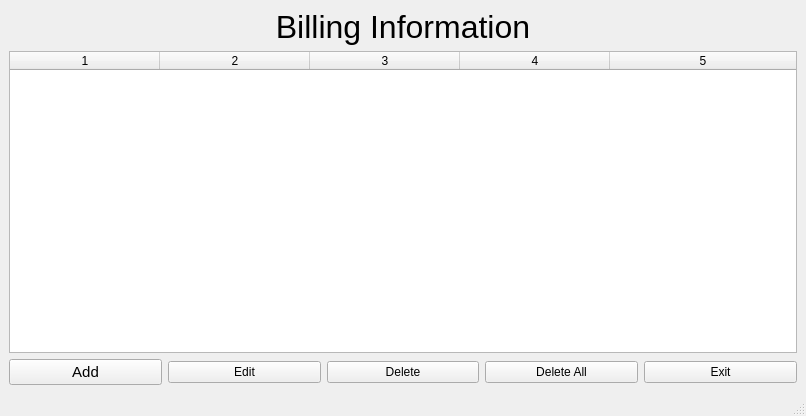
<?xml version="1.0" encoding="UTF-8"?>
<ui version="4.0">
 <class>formProfileManager</class>
 <widget class="QMainWindow" name="formProfileManager">
  <property name="geometry">
   <rect>
    <x>0</x>
    <y>0</y>
    <width>806</width>
    <height>416</height>
   </rect>
  </property>
  <property name="windowTitle">
   <string>Profile Manager</string>
  </property>
  <widget class="QWidget" name="centralwidget">
   <layout class="QGridLayout" name="gridLayout">
    <item row="3" column="1">
     <widget class="QPushButton" name="btnAdd">
      <property name="font">
       <font>
        <pointsize>11</pointsize>
       </font>
      </property>
      <property name="text">
       <string>Add</string>
      </property>
     </widget>
    </item>
    <item row="3" column="2">
     <widget class="QPushButton" name="btnEdit">
      <property name="text">
       <string>Edit</string>
      </property>
     </widget>
    </item>
    <item row="3" column="3">
     <widget class="QPushButton" name="btnDelete">
      <property name="text">
       <string>Delete</string>
      </property>
     </widget>
    </item>
    <item row="3" column="4">
     <widget class="QPushButton" name="btnDeleteAll">
      <property name="text">
       <string>Delete All</string>
      </property>
     </widget>
    </item>
    <item row="3" column="5">
     <widget class="QPushButton" name="btnExit">
      <property name="text">
       <string>Exit</string>
      </property>
     </widget>
    </item>
    <item row="1" column="1" colspan="5">
     <widget class="QTableWidget" name="tbProfile">
      <property name="rowCount">
       <number>0</number>
      </property>
      <property name="columnCount">
       <number>5</number>
      </property>
      <attribute name="horizontalHeaderDefaultSectionSize">
       <number>150</number>
      </attribute>
      <attribute name="horizontalHeaderStretchLastSection">
       <bool>true</bool>
      </attribute>
      <attribute name="verticalHeaderVisible">
       <bool>false</bool>
      </attribute>
      <column/>
      <column/>
      <column/>
      <column/>
      <column/>
     </widget>
    </item>
    <item row="0" column="1" colspan="5">
     <widget class="QLabel" name="label">
      <property name="font">
       <font>
        <pointsize>24</pointsize>
       </font>
      </property>
      <property name="text">
       <string>Billing Information</string>
      </property>
      <property name="alignment">
       <set>Qt::AlignCenter</set>
      </property>
     </widget>
    </item>
   </layout>
  </widget>
  <widget class="QStatusBar" name="statusbar"/>
 </widget>
 <resources/>
 <connections>
  <connection>
   <sender>btnExit</sender>
   <signal>clicked()</signal>
   <receiver>formProfileManager</receiver>
   <slot>close()</slot>
   <hints>
    <hint type="sourcelabel">
     <x>720</x>
     <y>367</y>
    </hint>
    <hint type="destinationlabel">
     <x>402</x>
     <y>207</y>
    </hint>
   </hints>
  </connection>
 </connections>
</ui>
